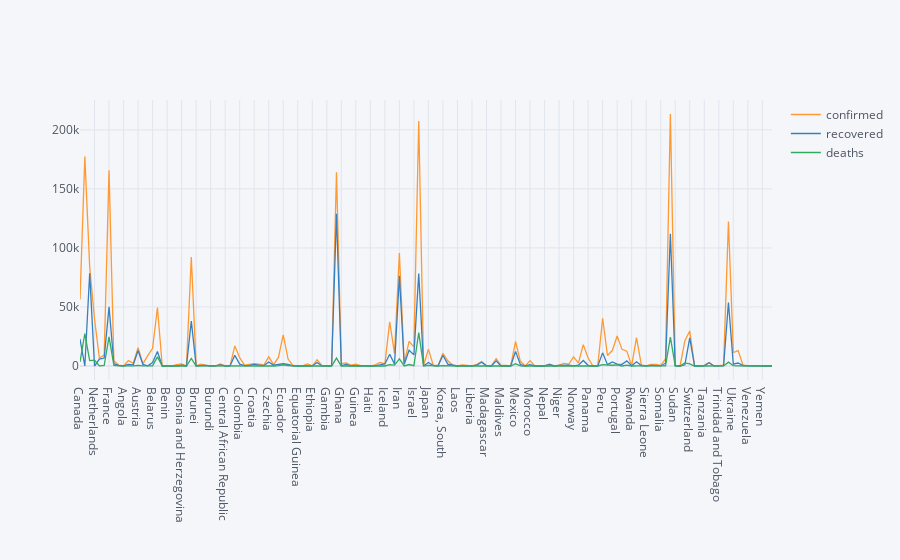

The cell this chart's notebook holds for it:
### Code cell
df.drop(['US'], axis=0)[['confirmed', 'recovered', 'deaths']].iplot(kind='scatter')

### Figure 1 — Plotly figure (JSON) as saved in the notebook; plotly's stock layout.template omitted (floating-point values rounded to 4 significant figures; data arrays with more than 128 entries replaced by an {"elided": "..."} marker saying what was removed)
{"data": [{"line": {"color": "rgba(255, 153, 51, 1.0)", "dash": "solid", "shape": "linear", "width": 1.3}, "mode": "lines", "name": "confirmed", "text": "", "type": "scatter", "x": {"elided": "144 str values"}, "y": {"elided": "144 int values"}}, {"line": {"color": "rgba(55, 128, 191, 1.0)", "dash": "solid", "shape": "linear", "width": 1.3}, "mode": "lines", "name": "recovered", "text": "", "type": "scatter", "x": {"elided": "144 str values"}, "y": {"elided": "144 int values"}}, {"line": {"color": "rgba(50, 171, 96, 1.0)", "dash": "solid", "shape": "linear", "width": 1.3}, "mode": "lines", "name": "deaths", "text": "", "type": "scatter", "x": {"elided": "144 str values"}, "y": {"elided": "144 int values"}}], "layout": {"legend": {"bgcolor": "#F5F6F9", "font": {"color": "#4D5663"}}, "paper_bgcolor": "#F5F6F9", "plot_bgcolor": "#F5F6F9", "title": {"font": {"color": "#4D5663"}}, "xaxis": {"gridcolor": "#E1E5ED", "showgrid": true, "tickfont": {"color": "#4D5663"}, "title": {"font": {"color": "#4D5663"}, "text": ""}, "zerolinecolor": "#E1E5ED"}, "yaxis": {"gridcolor": "#E1E5ED", "showgrid": true, "tickfont": {"color": "#4D5663"}, "title": {"font": {"color": "#4D5663"}, "text": ""}, "zerolinecolor": "#E1E5ED"}}}
